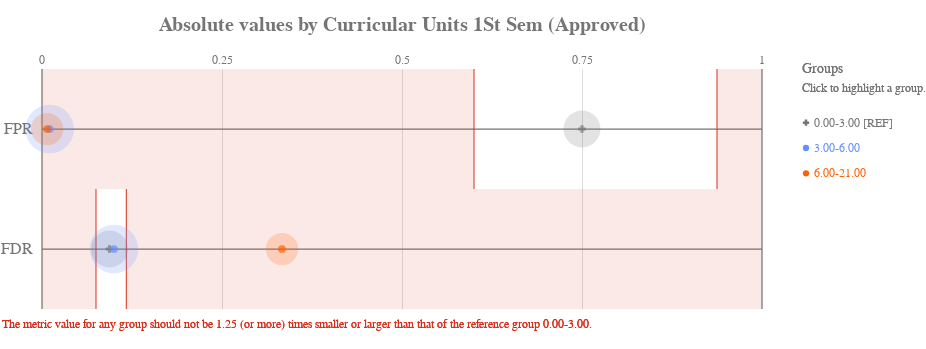

Notebook source saved alongside this figure:
### Code cell
ap.absolute(bdf, metrics, 'Curricular units 1st sem (approved)', fairness_threshold = disparity_tolerance)

### Figure 1 — Vega-Lite specification as saved in the notebook (floating-point values rounded to 4 significant figures)
{"config": {"view": {"continuousWidth": 400, "continuousHeight": 300, "strokeWidth": 0}, "axisLeft": {"labelColor": "rgb(117,117,117)", "labelFont": "Arial", "labelFontSize": 16}, "title": {"align": "center", "baseline": "middle", "color": "rgb(117,117,117)", "font": "Arial", "fontSize": 20, "fontWeight": "bold"}}, "layer": [{"data": {"name": "data-22e37ecfbb523156dad3ffdb726c704c"}, "mark": {"type": "rule", "stroke": "rgb(117,117,117)", "strokeWidth": 1.25, "tooltip": ""}, "encoding": {"x": {"type": "quantitative", "field": "start", "scale": {"domain": [0, 1], "range": [40.0, 760.0]}}, "x2": {"field": "end"}, "y": {"type": "nominal", "axis": {"domain": false, "labelAngle": 0, "labelPadding": -30, "orient": "left", "ticks": false, "title": ""}, "field": "y_position", "scale": {"domain": ["FPR", "FDR"], "range": [30.0, 270.0]}}}}, {"data": {"name": "data-6cfe259518f6c7b358d8f836a73e6b7f"}, "mark": {"type": "rule", "stroke": "rgb(117,117,117)", "strokeWidth": 1.25, "tooltip": ""}, "encoding": {"x": {"type": "quantitative", "field": "x_position", "scale": {"domain": [0, 1], "range": [40.0, 760.0]}}, "y": {"value": 30.0}, "y2": {"value": 270.0}}}, {"data": {"name": "data-60ed1133fa688d151d36705a369482e0"}, "mark": {"type": "text", "align": "center", "color": "rgb(117,117,117)", "font": "Arial", "fontSize": 12, "fontWeight": "normal", "tooltip": ""}, "encoding": {"text": {"type": "nominal", "field": "value"}, "x": {"type": "quantitative", "field": "value", "scale": {"domain": [0, 1], "range": [40.0, 760.0]}}, "y": {"value": 21.0}}}, {"layer": [{"mark": {"type": "rect", "opacity": 0.8, "stroke": "rgb(217, 46, 28)", "strokeWidth": 1.25, "tooltip": ""}, "encoding": {"x": {"type": "quantitative", "field": "lower_threshold_value", "scale": {"domain": [0, 1], "range": [40.0, 760.0]}}, "x2": {"field": "lower_threshold_value"}, "y": {"type": "nominal", "axis": {"domain": false, "grid": false, "labels": false, "ticks": false, "title": " "}, "field": "metric", "scale": {"domain": ["FPR", "FDR"], "range": [30.0, 270.0]}}}}, {"mark": {"type": "rect", "opacity": 0.8, "stroke": "rgb(217, 46, 28)", "strokeWidth": 1.25, "tooltip": ""}, "encoding": {"x": {"type": "quantitative", "field": "upper_threshold_value", "scale": {"domain": [0, 1], "range": [40.0, 760.0]}}, "x2": {"field": "upper_threshold_value"}, "y": {"type": "nominal", "axis": {"domain": false, "grid": false, "labels": false, "ticks": false, "title": " "}, "field": "metric", "scale": {"domain": ["FPR", "FDR"], "range": [30.0, 270.0]}}}}, {"layer": [{"mark": {"type": "rect", "fill": "rgb(217, 46, 28)", "opacity": 0.1, "tooltip": ""}, "encoding": {"x": {"type": "quantitative", "field": "lower_threshold_value", "scale": {"domain": [0, 1], "range": [40.0, 760.0]}}, "x2": {"field": "lower_end"}, "y": {"type": "nominal", "axis": {"domain": false, "grid": false, "labels": false, "ticks": false, "title": " "}, "field": "metric", "scale": {"domain": ["FPR", "FDR"], "range": [30.0, 270.0]}}}}, {"mark": {"type": "rect", "fill": "rgb(217, 46, 28)", "opacity": 0.1, "tooltip": ""}, "encoding": {"x": {"type": "quantitative", "field": "upper_threshold_value", "scale": {"domain": [0, 1], "range": [40.0, 760.0]}}, "x2": {"field": "upper_end"}, "y": {"type": "nominal", "axis": {"domain": false, "grid": false, "labels": false, "ticks": false, "title": " "}, "field": "metric", "scale": {"domain": ["FPR", "FDR"], "range": [30.0, 270.0]}}}}]}, {"data": {"name": "data-79dd248bdaa0ea02c535240e8ad022c8"}, "mark": {"type": "text", "align": "left", "baseline": "top", "fill": "rgb(217, 46, 28)", "font": "Arial", "fontSize": 12, "fontWeight": "normal", "tooltip": ""}, "encoding": {"text": {"value": "The metric value for any group should not be 1.25 (or more) times smaller or larger than that of the reference group 0.00-3.00."}, "x": {"value": 0}, "y": {"value": 280.0}}}], "data": {"name": "data-6e0a16856d2961b357dadd893016948f"}}, {"layer": [{"mark": "circle"}, {"data": {"name": "data-7d80da7686a73994715ab86fa4005c67"}, "mark": {"type": "circle", "opacity": 0.2}, "encoding": {"color": {"condition": {"type": "nominal", "field": "attribute_value", "legend": null, "scale": {"domain": ["0.00-3.00", "3.00-6.00", "6.00-21.00"], "range": ["rgb(117,117,117)", "rgb(100, 143, 255)", "rgb(254, 97, 0)", "rgb(220, 38, 127)", "rgb(255, 176, 0)", "rgb(120, 94, 240)"]}, "selection": "selector033"}, "value": "rgb(224,224,224)"}, "size": {"type": "quantitative", "field": "group_size", "legend": null, "scale": {"domain": [0, 430.8], "range": [0, 2827.0]}}, "tooltip": [{"type": "nominal", "field": "attribute_value", "title": "Group"}, {"type": "nominal", "field": "tooltip_group_size", "title": "Group Size"}, {"type": "nominal", "field": "tooltip_disparity_explanation_fpr", "title": "Disparity"}, {"type": "quantitative", "field": "fpr", "format": ".2f", "title": "FPR"}], "x": {"type": "quantitative", "axis": {"domain": false, "labels": false, "ticks": false, "title": null, "values": [0.25, 0.5, 0.75]}, "field": "fpr", "scale": {"domain": [0, 1], "range": [40.0, 760.0]}}, "y": {"type": "nominal", "axis": {"domain": false, "grid": false, "labels": false, "ticks": false, "title": " "}, "field": "metric_variable", "scale": {"domain": ["FPR", "FDR"], "range": [30.0, 270.0]}}}, "selection": {"selector035": {"type": "multi", "empty": "all", "fields": ["attribute_value"]}}, "transform": [{"calculate": "'FPR'", "as": "metric_variable"}]}, {"data": {"name": "data-7d80da7686a73994715ab86fa4005c67"}, "mark": {"type": "circle", "opacity": 0.2}, "encoding": {"color": {"condition": {"type": "nominal", "field": "attribute_value", "legend": null, "scale": {"domain": ["0.00-3.00", "3.00-6.00", "6.00-21.00"], "range": ["rgb(117,117,117)", "rgb(100, 143, 255)", "rgb(254, 97, 0)", "rgb(220, 38, 127)", "rgb(255, 176, 0)", "rgb(120, 94, 240)"]}, "selection": "selector033"}, "value": "rgb(224,224,224)"}, "size": {"type": "quantitative", "field": "group_size", "legend": null, "scale": {"domain": [0, 430.8], "range": [0, 2827.0]}}, "tooltip": [{"type": "nominal", "field": "attribute_value", "title": "Group"}, {"type": "nominal", "field": "tooltip_group_size", "title": "Group Size"}, {"type": "nominal", "field": "tooltip_disparity_explanation_fdr", "title": "Disparity"}, {"type": "quantitative", "field": "fdr", "format": ".2f", "title": "FDR"}], "x": {"type": "quantitative", "axis": {"domain": false, "labels": false, "ticks": false, "title": null, "values": [0.25, 0.5, 0.75]}, "field": "fdr", "scale": {"domain": [0, 1], "range": [40.0, 760.0]}}, "y": {"type": "nominal", "axis": {"domain": false, "grid": false, "labels": false, "ticks": false, "title": " "}, "field": "metric_variable", "scale": {"domain": ["FPR", "FDR"], "range": [30.0, 270.0]}}}, "selection": {"selector037": {"type": "multi", "empty": "all", "fields": ["attribute_value"]}}, "transform": [{"calculate": "'FDR'", "as": "metric_variable"}]}, {"layer": [{"mark": "point"}, {"data": {"name": "data-7d80da7686a73994715ab86fa4005c67"}, "mark": {"type": "point", "filled": true, "size": 60}, "encoding": {"color": {"condition": {"type": "nominal", "field": "attribute_value", "legend": null, "scale": {"domain": ["0.00-3.00", "3.00-6.00", "6.00-21.00"], "range": ["rgb(117,117,117)", "rgb(100, 143, 255)", "rgb(254, 97, 0)", "rgb(220, 38, 127)", "rgb(255, 176, 0)", "rgb(120, 94, 240)"]}, "selection": "selector033"}, "value": "rgb(224,224,224)"}, "shape": {"type": "nominal", "field": "attribute_value", "legend": null, "scale": {"domain": ["0.00-3.00", "3.00-6.00", "6.00-21.00"], "range": ["cross", "circle", "circle"]}}, "tooltip": [{"type": "nominal", "field": "attribute_value", "title": "Group"}, {"type": "nominal", "field": "tooltip_group_size", "title": "Group Size"}, {"type": "nominal", "field": "tooltip_disparity_explanation_fpr", "title": "Disparity"}, {"type": "quantitative", "field": "fpr", "format": ".2f", "title": "FPR"}], "x": {"type": "quantitative", "axis": {"domain": false, "labels": false, "ticks": false, "title": null, "values": [0.25, 0.5, 0.75]}, "field": "fpr", "scale": {"domain": [0, 1], "range": [40.0, 760.0]}}, "y": {"type": "nominal", "axis": {"domain": false, "grid": false, "labels": false, "ticks": false, "title": " "}, "field": "metric_variable", "scale": {"domain": ["FPR", "FDR"], "range": [30.0, 270.0]}}}, "selection": {"selector034": {"type": "multi", "empty": "all", "fields": ["attribute_value"]}}, "transform": [{"calculate": "'FPR'", "as": "metric_variable"}]}, {"data": {"name": "data-7d80da7686a73994715ab86fa4005c67"}, "mark": {"type": "point", "filled": true, "size": 60}, "encoding": {"color": {"condition": {"type": "nominal", "field": "attribute_value", "legend": null, "scale": {"domain": ["0.00-3.00", "3.00-6.00", "6.00-21.00"], "range": ["rgb(117,117,117)", "rgb(100, 143, 255)", "rgb(254, 97, 0)", "rgb(220, 38, 127)", "rgb(255, 176, 0)", "rgb(120, 94, 240)"]}, "selection": "selector033"}, "value": "rgb(224,224,224)"}, "shape": {"type": "nominal", "field": "attribute_value", "legend": null, "scale": {"domain": ["0.00-3.00", "3.00-6.00", "6.00-21.00"], "range": ["cross", "circle", "circle"]}}, "tooltip": [{"type": "nominal", "field": "attribute_value", "title": "Group"}, {"type": "nominal", "field": "tooltip_group_size", "title": "Group Size"}, {"type": "nominal", "field": "tooltip_disparity_explanation_fdr", "title": "Disparity"}, {"type": "quantitative", "field": "fdr", "format": ".2f", "title": "FDR"}], "x": {"type": "quantitative", "axis": {"domain": false, "labels": false, "ticks": false, "title": null, "values": [0.25, 0.5, 0.75]}, "field": "fdr", "scale": {"domain": [0, 1], "range": [40.0, 760.0]}}, "y": {"type": "nominal", "axis": {"domain": false, "grid": false, "labels": false, "ticks": false, "title": " "}, "field": "metric_variable", "scale": {"domain": ["FPR", "FDR"], "range": [30.0, 270.0]}}}, "selection": {"selector036": {"type": "multi", "empty": "all", "fields": ["attribute_value"]}}, "transform": [{"calculate": "'FDR'", "as": "metric_variable"}]}]}]}, {"layer": [{"mark": {"type": "point", "filled": true, "opacity": 1, "size": 39.48}, "encoding": {"color": {"condition": {"type": "nominal", "field": "attribute_value", "legend": null, "scale": {"domain": ["0.00-3.00", "3.00-6.00", "6.00-21.00"], "range": ["rgb(117,117,117)", "rgb(100, 143, 255)", "rgb(254, 97, 0)", "rgb(220, 38, 127)", "rgb(255, 176, 0)", "rgb(120, 94, 240)"]}, "selection": "selector033"}, "value": "rgb(224,224,224)"}, "shape": {"type": "nominal", "field": "attribute_value", "legend": null, "scale": {"domain": ["0.00-3.00", "3.00-6.00", "6.00-21.00"], "range": ["cross", "circle", "circle"]}}, "x": {"value": 804}, "y": {"type": "nominal", "axis": {"domain": false, "grid": false, "labels": false, "ticks": false, "title": " "}, "field": "attribute_value", "scale": {"domain": ["0.00-3.00", "3.00-6.00", "6.00-21.00"], "range": [71, 147]}}}, "selection": {"selector033": {"type": "multi", "empty": "all", "fields": ["attribute_value"]}}}, {"mark": {"type": "text", "align": "left", "baseline": "middle", "font": "Arial", "fontSize": 12, "fontWeight": "normal"}, "encoding": {"color": {"condition": {"type": "nominal", "field": "attribute_value", "legend": null, "scale": {"domain": ["0.00-3.00", "3.00-6.00", "6.00-21.00"], "range": ["rgb(117,117,117)", "rgb(100, 143, 255)", "rgb(254, 97, 0)", "rgb(220, 38, 127)", "rgb(255, 176, 0)", "rgb(120, 94, 240)"]}, "selection": "selector033"}, "value": "rgb(224,224,224)"}, "text": {"type": "nominal", "field": "label"}, "x": {"value": 812}, "y": {"type": "nominal", "axis": {"domain": false, "grid": false, "labels": false, "ticks": false, "title": " "}, "field": "attribute_value", "scale": {"domain": ["0.00-3.00", "3.00-6.00", "6.00-21.00"], "range": [71, 147]}}}, "selection": {"selector038": {"type": "multi", "empty": "all", "fields": ["attribute_value"]}}}, {"data": {"name": "data-79dd248bdaa0ea02c535240e8ad022c8"}, "mark": {"type": "text", "align": "left", "baseline": "middle", "color": "rgb(117,117,117)", "font": "Arial", "fontSize": 12, "fontWeight": "normal"}, "encoding": {"text": {"value": "Click to highlight a group."}, "x": {"value": 800}, "y": {"value": 49}}}, {"data": {"name": "data-79dd248bdaa0ea02c535240e8ad022c8"}, "mark": {"type": "text", "align": "left", "baseline": "middle", "color": "rgb(117,117,117)", "font": "Arial", "fontSize": 14, "fontWeight": "normal"}, "encoding": {"text": {"value": "Groups"}, "x": {"value": 800}, "y": {"value": 30}}}], "data": {"name": "data-6afe09a30bfa8d31e7e282ab4ee4d032"}}], "height": 300, "padding": {"top": 15, "bottom": 10}, "resolve": {"scale": {"size": "independent", "y": "independent"}}, "title": "Absolute values by Curricular Units 1St Sem (Approved)", "width": 800, "$schema": "https://vega.github.io/schema/vega-lite/v4.8.1.json", "datasets": {"data-22e37ecfbb523156dad3ffdb726c704c": [{"y_position": "FPR", "start": 0, "end": 1}, {"y_position": "FDR", "start": 0, "end": 1}], "data-6cfe259518f6c7b358d8f836a73e6b7f": [{"x_position": 0}, {"x_position": 1}], "data-60ed1133fa688d151d36705a369482e0": [{"value": 0.0}, {"value": 0.25}, {"value": 0.5}, {"value": 0.75}, {"value": 1.0}], "data-6e0a16856d2961b357dadd893016948f": [{"lower_end": 0, "upper_end": 1, "lower_threshold_value": 0.6, "upper_threshold_value": 0.9375, "metric": "FPR"}, {"lower_end": 0, "upper_end": 1, "lower_threshold_value": 0.075, "upper_threshold_value": 0.1172, "metric": "FDR"}], "data-79dd248bdaa0ea02c535240e8ad022c8": [{"a": 1, "b": 0}, {"a": 1, "b": 0}], "data-7d80da7686a73994715ab86fa4005c67": [{"attribute_name": "Curricular units 1st sem (approved)", "attribute_value": "0.00-3.00", "group_size": 209, "total_entities": 726, "fpr": 0.75, "fdr": 0.09375, "fpr_disparity": 1.0, "fdr_disparity": 1.0, "fpr_disparity_scaled": 0.0, "fdr_disparity_scaled": 0.0, "tooltip_group_size": "209 (28.79%)", "tooltip_disparity_explanation_fpr": "Reference group", "tooltip_disparity_explanation_fdr": "Reference group"}, {"attribute_name": "Curricular units 1st sem (approved)", "attribute_value": "3.00-6.00", "group_size": 359, "total_entities": 726, "fpr": 0.0106, "fdr": 0.1, "fpr_disparity": 0.01413, "fdr_disparity": 1.067, "fpr_disparity_scaled": -69.75, "fdr_disparity_scaled": 0.06667, "tooltip_group_size": "359 (49.45%)", "tooltip_disparity_explanation_fpr": "70.75 times smaller FPR than the reference group", "tooltip_disparity_explanation_fdr": "1.07 times larger FDR than the reference group"}, {"attribute_name": "Curricular units 1st sem (approved)", "attribute_value": "6.00-21.00", "group_size": 158, "total_entities": 726, "fpr": 0.007092, "fdr": 0.3333, "fpr_disparity": 0.009456, "fdr_disparity": 3.556, "fpr_disparity_scaled": -104.8, "fdr_disparity_scaled": 2.556, "tooltip_group_size": "158 (21.76%)", "tooltip_disparity_explanation_fpr": "105.75 times smaller FPR than the reference group", "tooltip_disparity_explanation_fdr": "3.56 times larger FDR than the reference group"}], "data-6afe09a30bfa8d31e7e282ab4ee4d032": [{"attribute_value": "0.00-3.00", "label": "0.00-3.00 [REF]"}, {"attribute_value": "3.00-6.00", "label": "3.00-6.00"}, {"attribute_value": "6.00-21.00", "label": "6.00-21.00"}]}}
